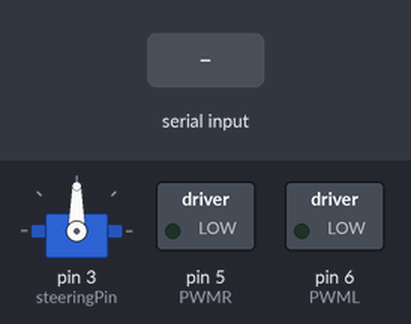
Simulated run of this sketch. Board: Arduino Uno, built with avr-gcc and run on an emulated ATmega328P. Shown: servo, switched loads named in the sketch (green lamp = pin HIGH). Inputs (shaded band) come from the test bench.

Above: at 2.2 s.
2.3 s: "90,45\n" received over Serial
At 3.7 s:
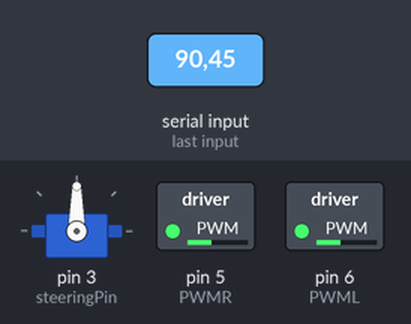
4.0 s: "30,150\n" received over Serial
At 4.9 s:
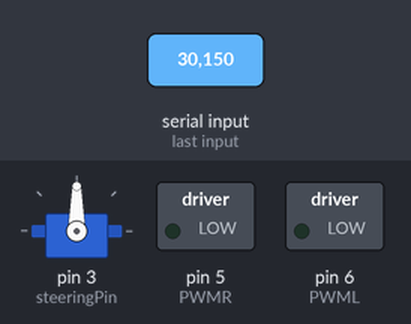
5.7 s: "1\n" received over Serial
At 6.9 s:
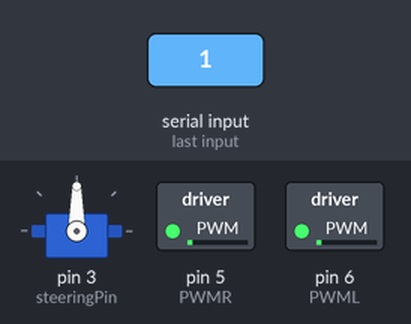
7.2 s: "0\n" received over Serial
At 8.5 s:
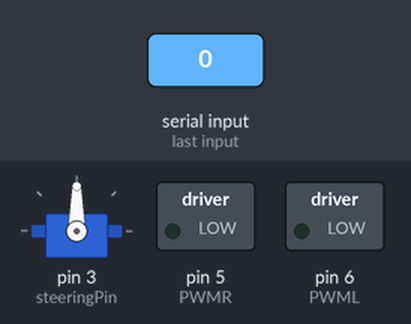
Timing chart, 0 to 9.7 s (numbered marks = the images above; inputs shaded):
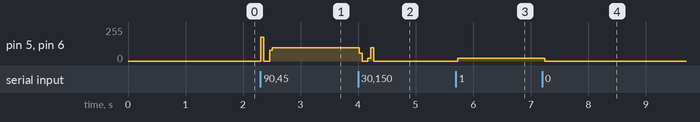

Measured:
- after the input at 2.3 s, pin 5 (PWMR), pin 6 (PWML): 0/255 → 100/255 after 0.16 s
- after the input at 4.0 s, pin 5 (PWMR), pin 6 (PWML): 100/255 → 0/255 at once
- after the input at 5.7 s, pin 5 (PWMR), pin 6 (PWML): 0/255 → 20/255 at once
- after the input at 7.2 s, pin 5 (PWMR), pin 6 (PWML): 20/255 → 0/255 at once

The sketch:

robot_new.ino
```cpp
#include <Servo.h>
#include "LineSensor.h"
#include "steering.h"
#include "constants.h"
using namespace steering;


int const steeringPin = 3;

//the array is the pins L3, L2 ... R2, R3
LineSensor lineSensor( LINE_SENSOR_PINS, NUMBER_OF_PINS );

Servo steeringMotor;
int input = 0;
int serial_temp;
int angle = 90;

void setup() {

    steeringMotor.attach(steeringPin);

    Serial.begin(9600);

    pinMode(PWMR, OUTPUT);
    pinMode(PWML, OUTPUT);
    delay(1000);

}

void loop() {

    delay(50);
    if(Serial.available() > 0) {
        serial_temp = Serial.read()-'0';
        if(serial_temp >= 0 && serial_temp <= 9){
            input = (serial_temp) * 20;
        }
    }

    steer(lineSensor, steeringMotor);

    drive(steeringMotor.read() - 90, input);
}
```

LineSensor.cpp
```cpp
#include "LineSensor.h"
#include <Arduino.h>

LineSensor::LineSensor(const int* pinNums, int numOfPins) {
	sensors = numOfPins;

	current = new int [sensors];
	lastSeen = new int [sensors];

	for (int i = 0; i < numOfPins; ++i) {
		current[i] = lastSeen[i] = 0;
	}

	pins = new int [sensors];

	for (int i = 0; i < numOfPins; ++i) {
		pins[i] = pinNums[i];
		pinMode(pins[i], INPUT);
	}
}

void LineSensor::getCurrent(int* arr) {
   for (int i = 0; i < sensors; ++i) {
    arr[i] = current[i];
  }
}

void LineSensor::getLastSeen(int* arr) {

  for (int i = 0; i < sensors; ++i) {
    arr[i] = lastSeen[i];
  }

}

void LineSensor::update () {
    int* temp;

    temp = getSensorData();

    if ( hasOneTrue() ) {
        // shifts data from current to lastSeen and from temp to current
        for (int i = 0; i < sensors; ++i) {
            lastSeen[i] = current[i];
            current[i] = temp[i];
        }
    } else {
        //overwrites current with temp; does not affect lastSeen
        for (int i = 0; i < sensors; ++i) {
            current[i] = temp[i];
        }
    }

    delete[] temp;

}

int LineSensor::getNumSeen() {
    int counter = 0;

    for (int i = 0; i < sensors; ++i) {
        if (current[i]) {
            ++counter;
        }
    }

    return counter;
}


int* LineSensor::getSensorData() {

	int* temp = new int [8];

	//get sensor data from all 8 pins
	for (int i = 0; i < sensors; ++i) {
		temp[i] = digitalRead( pins[i] );
	}

	return temp;
}

bool LineSensor::hasOneTrue () {

    for (int i = 0; i < sensors; ++i) {
        if (current[i]) {
            return true;
        }
    }

    return false;
}
```

LineSensor.h
```cpp
#ifndef LINESENSOR_H
#define LINESENSOR_H

class LineSensor {

    private:

    	//how many sensors are on the line sensor board
    	int sensors;

    	//current data from line sensor
        int* current;

        //sdata from when line was last seen
        int* lastSeen;

        //list of the pins where the sensor is; [0] is L3 and [7] is R3
    	int* pins;


    	//helper function return raw sensor data
    	int* getSensorData();

        //default constructor
        //DO NOT USE
     	LineSensor();

    public:
     	bool hasOneTrue();

    	//constructors
    	//NOTE: make sure you pass in an array of pin numbers!
    	//			this will not work properly otherwise.
    	LineSensor(const int* pinNums, int numOfPins = 8);


    	//will overwrite array with current line data
    	void getCurrent(int* array);

    	//will overwrite array with last seen line data
    	void getLastSeen(int* array);


        //returns how many sensors see the line
        int getNumSeen();

    	//updates current and lastSeen
    	void update();

        //returns number of pins
        int howManyPins() {return sensors;}
};

#endif
```

constants.h
```cpp
#ifndef CONSTANTS_H
#define CONSTANTS_H

const int test = 100;


//*** line sensor mesurements ***//
const int SENSOR_DISTANCES[8] = {-35, -25, -15, 0, 0, 15, 25, 35};
const int NOSE_LENGTH = 200;

const int STEERING_LOWER_BOUND = 40;
const int STEERING_UPPER_BOUND = 125;

const int NUMBER_OF_PINS = 8;
const int LINE_SENSOR_PINS[NUMBER_OF_PINS] = {12, 11, 10, 9, 8, 7, 4, 2};

const int PWMR = 5;
const int PWML = 6;

static int TOP_SPEED = 40;

// 0 turn left
// 1 straight
// 2 turn right
const int PATH_LENGTH  = 10;
const int PATH_TURNS[PATH_LENGTH] = {0, 1, 0, 1, 1, 0, 1, 0, 1, 1};
const int PATH_ANGLE[3] = {-30, 0, 30};

#endif
```

steering.cpp
```cpp
#include "constants.h"
#include "steering.h"
#include "LineSensor.h"
#include <Arduino.h>
#include <Servo.h>

void steering::steer(LineSensor lineSensor, Servo motor) {

    int angle = getAngle(lineSensor);

    moveServo(angle, motor);

    return;
}


int steering::getAngle(LineSensor lineSensor) {

    //get line sensor data
    static int pathCounter = 0;
    static int lastCase = 1;
    int size = lineSensor.howManyPins();
    int* data = new int [size];
    lineSensor.getCurrent(data);
    int state = -1;

    int amountSeen = 0;
    for (int i = 0; i < size; ++i) {
        if (data[i]) {
            ++amountSeen;
            if (state == -1) {
                state = i;
            }
        }
    }

    int angle;

    switch (amountSeen) {
        case 0:
            lastCase = 0;
            break;
        case 1:
        case 2:
            angle = toDegrees(SENSOR_DISTANCES[state], NOSE_LENGTH);
            lastCase = 1;
            break;
        default:
            if (lastCase == 3) {
                angle = PATH_ANGLE[PATH_TURNS[pathCounter]];
            } else {
                angle = PATH_ANGLE[PATH_TURNS[pathCounter = (pathCounter+1)%PATH_LENGTH]];
            }
            break;
    }


    return angle;
}


void steering::setServo (int angle, Servo motor ) {

// make sure angle is within valid range
    if (angle < STEERING_LOWER_BOUND) {
        angle = STEERING_LOWER_BOUND;
    } else if (angle > STEERING_UPPER_BOUND) {
        angle = STEERING_UPPER_BOUND;
    }

    motor.write(angle);

    return;
}


void steering::moveServo (int delta, Servo motor ) {
    setServo(delta + motor.read(), motor);

    return;
}


int steering::toDegrees (int distance, int radius) {
    return 360 * distance / (PI * 2 * radius);
}

void steering::drive(int angle, int speed) {
    int left;
    int right;
    if (angle > 0) {
        left  = speed;
        right = speed * ratio(angle);
    } else {
        right = speed;
        left  = speed/ratio(angle);
    }

    analogWrite(PWMR, right);
    analogWrite(PWML, left);

    return;
}

double steering::ratio(int angle) {
    return angle / -75.0 + 1.0;
}
```

steering.h
```cpp
#ifndef STEERING_H
#define STEERING_H
#include "LineSensor.h"
#include <Arduino.h>
#include <Servo.h>

namespace steering {

	static int statesCounter = 0;
	static int lastStates[10] = {0, 0, 0, 0, 0, 0, 0, 0, 0, 0};


	// description: steers the nose
	// lineSensor: line following sensor
	// motor:      steering servo object
	// speed:      max speed the robot should go
	void steer(LineSensor lineSensor, Servo motor);


	// description: drives the motors
	// speed: max speed of the motors
	// angle: angle of nose
	//	 0: straight
	//	>0: turning left
	//	<0: turning right
	void drive(int angle, int speed);


	// description: gets angle to turn based on line data
	// lineSensor: line sensor on nose
	// return: angle to turn nose
	int getAngle(LineSensor lineSensor);


	// description: moves the motor by delta degrees
	// delta: angles to move servo by
	// motor: servo motor object to move
	void moveServo (int delta, Servo motor);


	// description: converts distance along circumference to degrees to turn
	// distance: distance to move along the circumference
	// radius:   radius of the circle
	// return:   angle to turn in degrees
	int toDegrees (int distance, int radius);


	// description: returns the ratio between the speeds at which
	//		the two motors should be driven
	// angle: angle of nose
	//	 0: straight
	//	>0: turning left
	//	<0: turning right
	// return: ratio between two motor speeds (left/right)
	double ratio(int angle);


	// NOTE: most of the time, moveServo should be called instead
	//
	// sets the servo to a certain angle in degrees
	//		limits range to UPPER and LOWER bounds
	void setServo (int angle, Servo motor);

}

#endif
```
